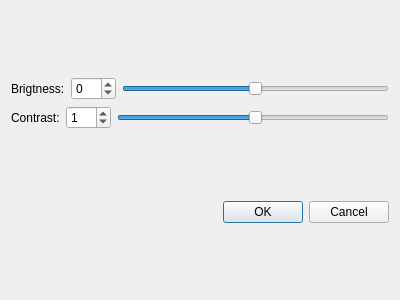
<?xml version="1.0" encoding="UTF-8"?>
<ui version="4.0">
 <class>DlgLinearScaling</class>
 <widget class="QDialog" name="DlgLinearScaling">
  <property name="geometry">
   <rect>
    <x>0</x>
    <y>0</y>
    <width>400</width>
    <height>300</height>
   </rect>
  </property>
  <property name="windowTitle">
   <string>Dialog</string>
  </property>
  <layout class="QVBoxLayout" name="verticalLayout_2">
   <item>
    <layout class="QVBoxLayout" name="verticalLayout">
     <item>
      <layout class="QHBoxLayout" name="horizontalLayout">
       <item>
        <widget class="QLabel" name="label">
         <property name="text">
          <string>Brigtness:</string>
         </property>
        </widget>
       </item>
       <item>
        <widget class="QSpinBox" name="spBright">
         <property name="minimum">
          <number>-50</number>
         </property>
         <property name="maximum">
          <number>50</number>
         </property>
        </widget>
       </item>
       <item>
        <widget class="QSlider" name="slBrigtness">
         <property name="minimum">
          <number>-50</number>
         </property>
         <property name="maximum">
          <number>50</number>
         </property>
         <property name="singleStep">
          <number>1</number>
         </property>
         <property name="orientation">
          <enum>Qt::Horizontal</enum>
         </property>
        </widget>
       </item>
      </layout>
     </item>
     <item>
      <layout class="QHBoxLayout" name="horizontalLayout_2">
       <item>
        <widget class="QLabel" name="label_2">
         <property name="text">
          <string>Contrast:</string>
         </property>
        </widget>
       </item>
       <item>
        <widget class="QSpinBox" name="spCont">
         <property name="minimum">
          <number>-50</number>
         </property>
         <property name="maximum">
          <number>50</number>
         </property>
         <property name="value">
          <number>1</number>
         </property>
        </widget>
       </item>
       <item>
        <widget class="QSlider" name="slContrast">
         <property name="minimum">
          <number>-50</number>
         </property>
         <property name="maximum">
          <number>50</number>
         </property>
         <property name="singleStep">
          <number>1</number>
         </property>
         <property name="value">
          <number>1</number>
         </property>
         <property name="orientation">
          <enum>Qt::Horizontal</enum>
         </property>
        </widget>
       </item>
      </layout>
     </item>
    </layout>
   </item>
   <item>
    <widget class="QDialogButtonBox" name="buttonBox">
     <property name="orientation">
      <enum>Qt::Horizontal</enum>
     </property>
     <property name="standardButtons">
      <set>QDialogButtonBox::Cancel|QDialogButtonBox::Ok</set>
     </property>
    </widget>
   </item>
  </layout>
 </widget>
 <resources/>
 <connections>
  <connection>
   <sender>buttonBox</sender>
   <signal>accepted()</signal>
   <receiver>DlgLinearScaling</receiver>
   <slot>accept()</slot>
   <hints>
    <hint type="sourcelabel">
     <x>248</x>
     <y>254</y>
    </hint>
    <hint type="destinationlabel">
     <x>157</x>
     <y>274</y>
    </hint>
   </hints>
  </connection>
  <connection>
   <sender>buttonBox</sender>
   <signal>rejected()</signal>
   <receiver>DlgLinearScaling</receiver>
   <slot>reject()</slot>
   <hints>
    <hint type="sourcelabel">
     <x>316</x>
     <y>260</y>
    </hint>
    <hint type="destinationlabel">
     <x>286</x>
     <y>274</y>
    </hint>
   </hints>
  </connection>
  <connection>
   <sender>slContrast</sender>
   <signal>valueChanged(int)</signal>
   <receiver>spCont</receiver>
   <slot>setValue(int)</slot>
   <hints>
    <hint type="sourcelabel">
     <x>261</x>
     <y>196</y>
    </hint>
    <hint type="destinationlabel">
     <x>103</x>
     <y>196</y>
    </hint>
   </hints>
  </connection>
  <connection>
   <sender>spCont</sender>
   <signal>valueChanged(int)</signal>
   <receiver>slContrast</receiver>
   <slot>setValue(int)</slot>
   <hints>
    <hint type="sourcelabel">
     <x>103</x>
     <y>196</y>
    </hint>
    <hint type="destinationlabel">
     <x>261</x>
     <y>196</y>
    </hint>
   </hints>
  </connection>
  <connection>
   <sender>spBright</sender>
   <signal>valueChanged(int)</signal>
   <receiver>slBrigtness</receiver>
   <slot>setValue(int)</slot>
   <hints>
    <hint type="sourcelabel">
     <x>108</x>
     <y>70</y>
    </hint>
    <hint type="destinationlabel">
     <x>263</x>
     <y>70</y>
    </hint>
   </hints>
  </connection>
  <connection>
   <sender>slBrigtness</sender>
   <signal>valueChanged(int)</signal>
   <receiver>spBright</receiver>
   <slot>setValue(int)</slot>
   <hints>
    <hint type="sourcelabel">
     <x>263</x>
     <y>70</y>
    </hint>
    <hint type="destinationlabel">
     <x>108</x>
     <y>70</y>
    </hint>
   </hints>
  </connection>
 </connections>
</ui>
